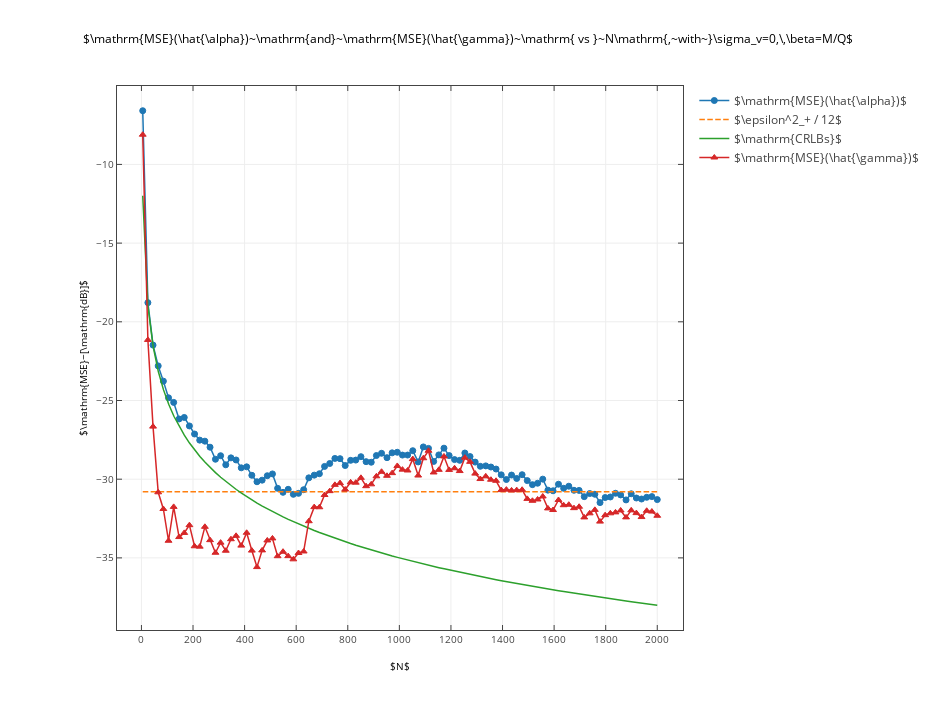

This figure's notebook cell:
### Markdown cell above
### Plotting

### Code cell
# Load data from npz file
( nrof_samples_grid, alpha_error, epsilon, nrof_samples_CRLB, CRLB_alpha, CRLB_gamma, gamma_error,
 export_to_latex, interactive, beta, psi, gamma, alpha, SNR_out ) = itemgetter( 'nrof_samples_grid',
 'alpha_error', 'epsilon', 'nrof_samples_CRLB', 'CRLB_alpha', 'CRLB_gamma', 'gamma_error', 
 'export_to_latex', 'interactive', 'beta', 'psi', 'gamma', 'alpha', 'SNR_out' )(
 np.load( "epsilon_phenomenon.npz" ) )

print( "Plotting results for alpha = %f, beta = %f, gamma = %f, psi = %f, and SNR_w = %f"%( 
        alpha, beta, gamma, psi, SNR_out ) )

# Set up figure
plt.figure( figsize = [13,10] )
# Plot MSE for alpha
plt.plot( nrof_samples_grid, alpha_error, 'o-', label = r"$\mathrm{MSE}(\hat{\alpha})$" )
# Plot epsilon^2_+/12 as a straight line
plt.plot( nrof_samples_grid, 
          10 * np.log10( epsilon**2 / 12 ) * np.ones_like( nrof_samples_grid ), '--',
         label = r"$\epsilon^2_+ / 12$" )
# If the two parameters have different scales
if not np.abs( psi ) == 1:
    # Plot the CRLBs
    plt.plot( nrof_samples_CRLB, 10*np.log10( CRLB_alpha ), label = r"$\mathrm{CRLB}(\alpha)$" )
    plt.plot( nrof_samples_CRLB, 10*np.log10( CRLB_gamma ), label = r"$\mathrm{CRLB}(\gamma)$" )
    # Plot psi^2 epsilon^2_+/12 (scale of alpha)
    plt.plot( nrof_samples_grid, 
          10 * np.log10( (psi * epsilon)**2 / 12 ) * np.ones_like( nrof_samples_grid ), '--',
         label = r"$(\psi \epsilon)^2_+ / 12$" )
else:
    plt.plot( nrof_samples_CRLB, 10*np.log10( CRLB_alpha ), label = r"$\mathrm{CRLBs}$" )
# Plot MSE for gamma
plt.plot( nrof_samples_grid, gamma_error, '^-', label = r"$\mathrm{MSE}(\hat{\gamma})$" )
# Activate grid, set title, and configure labels and legend
plt.grid( True, which = 'both' )
plt.title( r"$\mathrm{MSE}(\hat{\alpha})~\mathrm{and}~\mathrm{MSE}(\hat{\gamma})~" + 
           r"\mathrm{ vs }~N\mathrm{,~with~}\sigma_v=0,\,\beta=M/Q$" )
plt.xlabel( r"$N$" )
plt.ylabel( r"$\mathrm{MSE}~[\mathrm{dB}]$")
plt.legend(  )

# Export to TikZ, if required
if export_to_latex:
    tikz_save( "epsilon_phenomenon.tex" )

# Show interactive or static version, as required
if interactive:
    mpl_to_pltly( plt.gcf( ) )
else:
    plt.show( )

### Figure 1 — Plotly figure (JSON) as saved in the notebook; plotly's stock layout.template omitted (floating-point values rounded to 4 significant figures)
{"data": [{"line": {"color": "rgba (31, 119, 180, 1)", "dash": "solid", "width": 1.5}, "marker": {"color": "#1F77B4", "line": {"color": "#1F77B4", "width": 1}, "opacity": 1, "size": 6, "symbol": "circle"}, "mode": "lines+markers", "name": "$\\mathrm{MSE}(\\hat{\\alpha})$", "type": "scatter", "uid": "c5746be0-3072-473d-8c3d-97962a6b4bb3", "x": [5, 25, 45, 65, 85, 105, 125, 146, 166, 186, 206, 226, 246, 266, 287, 307, 327, 347, 367, 387, 408, 428, 448, 468, 488, 508, 528, 549, 569, 589, 609, 629, 649, 670, 690, 710, 730, 750, 770, 790, 811, 831, 851, 871, 891, 911, 931, 952, 972, 992, 1012, 1032, 1052, 1073, 1093, 1113, 1133, 1153, 1173, 1193, 1214, 1234, 1254, 1274, 1294, 1314, 1335, 1355, 1375, 1395, 1415, 1435, 1455, 1476, 1496, 1516, 1536, 1556, 1576, 1596, 1617, 1637, 1657, 1677, 1697, 1717, 1738, 1758, 1778, 1798, 1818, 1838, 1858, 1879, 1899, 1919, 1939, 1959, 1979, 2000], "xaxis": "x", "y": [-6.589, -18.78, -21.48, -22.8, -23.77, -24.83, -25.12, -26.17, -26.08, -26.62, -27.13, -27.52, -27.58, -27.97, -28.73, -28.51, -29.08, -28.64, -28.78, -29.28, -29.21, -29.75, -30.16, -30.06, -29.78, -29.66, -30.58, -30.83, -30.64, -30.96, -30.9, -30.67, -29.91, -29.74, -29.65, -29.19, -29.0, -28.68, -28.7, -29.13, -28.8, -28.79, -28.57, -28.88, -28.92, -28.5, -28.35, -28.63, -28.33, -28.29, -28.47, -28.47, -28.19, -28.9, -27.95, -28.04, -28.87, -28.46, -28.03, -28.5, -28.75, -28.8, -28.34, -28.56, -28.91, -29.18, -29.15, -29.23, -29.35, -29.73, -30.02, -29.74, -29.95, -29.71, -30.09, -30.35, -30.26, -30.0, -30.7, -30.74, -30.32, -30.58, -30.45, -30.7, -30.71, -31.11, -30.91, -30.96, -31.49, -31.17, -31.13, -30.9, -31.0, -31.32, -30.93, -31.2, -31.26, -31.15, -31.11, -31.3], "yaxis": "y"}, {"line": {"color": "rgba (255, 127, 14, 1)", "dash": "5.550000000000001px,2.4000000000000004px", "width": 1.5}, "mode": "lines", "name": "$\\epsilon^2_+ / 12$", "type": "scatter", "uid": "efc98c10-feff-4931-b01d-b142a09964b4", "x": [5, 25, 45, 65, 85, 105, 125, 146, 166, 186, 206, 226, 246, 266, 287, 307, 327, 347, 367, 387, 408, 428, 448, 468, 488, 508, 528, 549, 569, 589, 609, 629, 649, 670, 690, 710, 730, 750, 770, 790, 811, 831, 851, 871, 891, 911, 931, 952, 972, 992, 1012, 1032, 1052, 1073, 1093, 1113, 1133, 1153, 1173, 1193, 1214, 1234, 1254, 1274, 1294, 1314, 1335, 1355, 1375, 1395, 1415, 1435, 1455, 1476, 1496, 1516, 1536, 1556, 1576, 1596, 1617, 1637, 1657, 1677, 1697, 1717, 1738, 1758, 1778, 1798, 1818, 1838, 1858, 1879, 1899, 1919, 1939, 1959, 1979, 2000], "xaxis": "x", "y": [-30.79, -30.79, -30.79, -30.79, -30.79, -30.79, -30.79, -30.79, -30.79, -30.79, -30.79, -30.79, -30.79, -30.79, -30.79, -30.79, -30.79, -30.79, -30.79, -30.79, -30.79, -30.79, -30.79, -30.79, -30.79, -30.79, -30.79, -30.79, -30.79, -30.79, -30.79, -30.79, -30.79, -30.79, -30.79, -30.79, -30.79, -30.79, -30.79, -30.79, -30.79, -30.79, -30.79, -30.79, -30.79, -30.79, -30.79, -30.79, -30.79, -30.79, -30.79, -30.79, -30.79, -30.79, -30.79, -30.79, -30.79, -30.79, -30.79, -30.79, -30.79, -30.79, -30.79, -30.79, -30.79, -30.79, -30.79, -30.79, -30.79, -30.79, -30.79, -30.79, -30.79, -30.79, -30.79, -30.79, -30.79, -30.79, -30.79, -30.79, -30.79, -30.79, -30.79, -30.79, -30.79, -30.79, -30.79, -30.79, -30.79, -30.79, -30.79, -30.79, -30.79, -30.79, -30.79, -30.79, -30.79, -30.79, -30.79, -30.79], "yaxis": "y"}, {"line": {"color": "rgba (44, 160, 44, 1)", "dash": "solid", "width": 1.5}, "mode": "lines", "name": "$\\mathrm{CRLBs}$", "type": "scatter", "uid": "69fa4cee-9a5f-42ca-aec3-ec02a0cad11a", "x": [5, 25.15, 45.3, 65.45, 85.61, 105.8, 125.9, 146.1, 166.2, 186.4, 206.5, 226.7, 246.8, 267.0, 287.1, 307.3, 327.4, 347.6, 367.7, 387.9, 408.0, 428.2, 448.3, 468.5, 488.6, 508.8, 528.9, 549.1, 569.2, 589.4, 609.5, 629.7, 649.8, 670, 690.2, 710.3, 730.5, 750.6, 770.8, 790.9, 811.1, 831.2, 851.4, 871.5, 891.7, 911.8, 932.0, 952.1, 972.3, 992.4, 1013.0, 1033.0, 1053.0, 1073.0, 1093.0, 1113.0, 1133.0, 1154.0, 1174.0, 1194.0, 1214.0, 1234.0, 1254.0, 1275.0, 1295.0, 1315.0, 1335, 1355.0, 1375.0, 1395.0, 1416.0, 1436.0, 1456.0, 1476.0, 1496.0, 1516.0, 1537.0, 1557.0, 1577.0, 1597.0, 1617.0, 1637.0, 1657.0, 1678.0, 1698.0, 1718.0, 1738.0, 1758.0, 1778.0, 1798.0, 1819.0, 1839.0, 1859.0, 1879.0, 1899.0, 1919.0, 1940.0, 1960.0, 1980.0, 2000], "xaxis": "x", "y": [-11.99, -19.01, -21.56, -23.16, -24.33, -25.24, -26.0, -26.65, -27.21, -27.7, -28.15, -28.55, -28.92, -29.26, -29.58, -29.88, -30.15, -30.41, -30.66, -30.89, -31.11, -31.32, -31.52, -31.71, -31.89, -32.07, -32.23, -32.4, -32.55, -32.7, -32.85, -32.99, -33.13, -33.26, -33.39, -33.51, -33.64, -33.75, -33.87, -33.98, -34.09, -34.2, -34.3, -34.4, -34.5, -34.6, -34.69, -34.79, -34.88, -34.97, -35.05, -35.14, -35.22, -35.31, -35.39, -35.47, -35.54, -35.62, -35.7, -35.77, -35.84, -35.91, -35.98, -36.05, -36.12, -36.19, -36.25, -36.32, -36.38, -36.45, -36.51, -36.57, -36.63, -36.69, -36.75, -36.81, -36.87, -36.92, -36.98, -37.03, -37.09, -37.14, -37.19, -37.25, -37.3, -37.35, -37.4, -37.45, -37.5, -37.55, -37.6, -37.65, -37.69, -37.74, -37.79, -37.83, -37.88, -37.92, -37.97, -38.01], "yaxis": "y"}, {"line": {"color": "rgba (214, 39, 40, 1)", "dash": "solid", "width": 1.5}, "marker": {"color": "#D62728", "line": {"color": "#D62728", "width": 1}, "opacity": 1, "size": 6, "symbol": "triangle-up"}, "mode": "lines+markers", "name": "$\\mathrm{MSE}(\\hat{\\gamma})$", "type": "scatter", "uid": "17c322a1-a23f-47ac-bb87-915299a10d5a", "x": [5, 25, 45, 65, 85, 105, 125, 146, 166, 186, 206, 226, 246, 266, 287, 307, 327, 347, 367, 387, 408, 428, 448, 468, 488, 508, 528, 549, 569, 589, 609, 629, 649, 670, 690, 710, 730, 750, 770, 790, 811, 831, 851, 871, 891, 911, 931, 952, 972, 992, 1012, 1032, 1052, 1073, 1093, 1113, 1133, 1153, 1173, 1193, 1214, 1234, 1254, 1274, 1294, 1314, 1335, 1355, 1375, 1395, 1415, 1435, 1455, 1476, 1496, 1516, 1536, 1556, 1576, 1596, 1617, 1637, 1657, 1677, 1697, 1717, 1738, 1758, 1778, 1798, 1818, 1838, 1858, 1879, 1899, 1919, 1939, 1959, 1979, 2000], "xaxis": "x", "y": [-8.111, -21.15, -26.66, -30.83, -31.89, -33.91, -31.76, -33.68, -33.41, -32.92, -34.26, -34.28, -33.03, -33.87, -34.67, -34.03, -34.54, -33.81, -33.6, -34.22, -33.41, -34.54, -35.58, -34.52, -33.89, -33.76, -34.89, -34.61, -34.89, -35.09, -34.69, -34.59, -32.67, -31.77, -31.78, -31.0, -30.76, -30.36, -30.25, -30.66, -30.2, -30.22, -29.91, -30.44, -30.33, -29.82, -29.53, -29.79, -29.61, -29.16, -29.39, -29.45, -28.72, -29.77, -28.67, -28.19, -29.57, -29.41, -28.55, -29.41, -29.31, -29.48, -28.63, -28.9, -29.64, -29.99, -29.82, -30.03, -30.1, -30.69, -30.66, -30.71, -30.69, -30.67, -31.25, -31.37, -31.29, -31.1, -31.86, -31.96, -31.32, -31.65, -31.62, -31.84, -31.75, -32.43, -32.17, -31.95, -32.69, -32.28, -32.17, -32.11, -31.99, -32.43, -31.98, -32.16, -32.41, -32.01, -32.06, -32.32], "yaxis": "y"}], "layout": {"autosize": false, "height": 720, "hovermode": "closest", "margin": {"b": 90, "l": 117, "pad": 0, "r": 93, "t": 86}, "showlegend": true, "title": {"font": {"color": "#000000", "size": 12}, "text": "$\\mathrm{MSE}(\\hat{\\alpha})~\\mathrm{and}~\\mathrm{MSE}(\\hat{\\gamma})~\\mathrm{ vs }~N\\mathrm{,~with~}\\sigma_v=0,\\,\\beta=M/Q$"}, "width": 936, "xaxis": {"anchor": "y", "domain": [0, 1], "mirror": "ticks", "nticks": 11, "range": [-94.75, 2100.0], "showgrid": true, "showline": true, "side": "bottom", "tickfont": {"size": 10}, "ticks": "inside", "title": {"font": {"color": "#000000", "size": 10}, "text": "$N$"}, "type": "linear", "zeroline": false}, "yaxis": {"anchor": "x", "domain": [0, 1], "mirror": "ticks", "nticks": 8, "range": [-39.58, -5.018], "showgrid": true, "showline": true, "side": "left", "tickfont": {"size": 10}, "ticks": "inside", "title": {"font": {"color": "#000000", "size": 10}, "text": "$\\mathrm{MSE}~[\\mathrm{dB}]$"}, "type": "linear", "zeroline": false}}}
